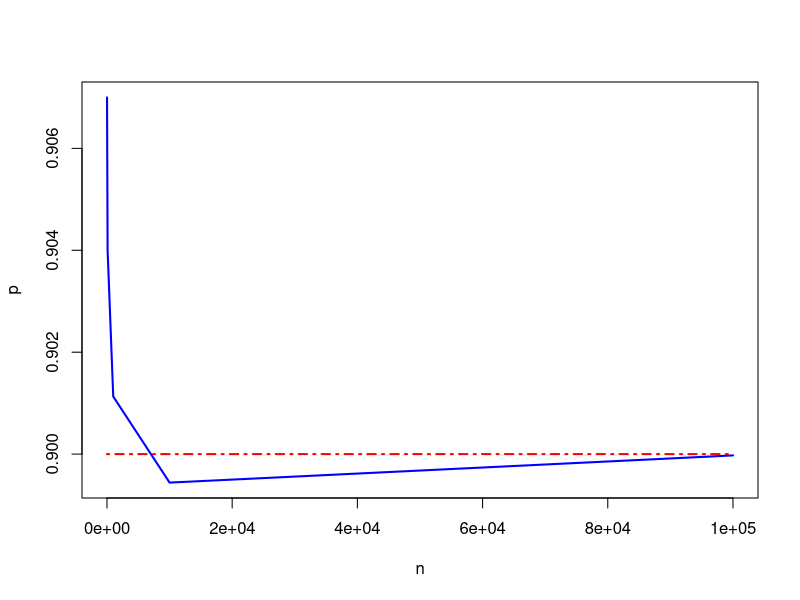
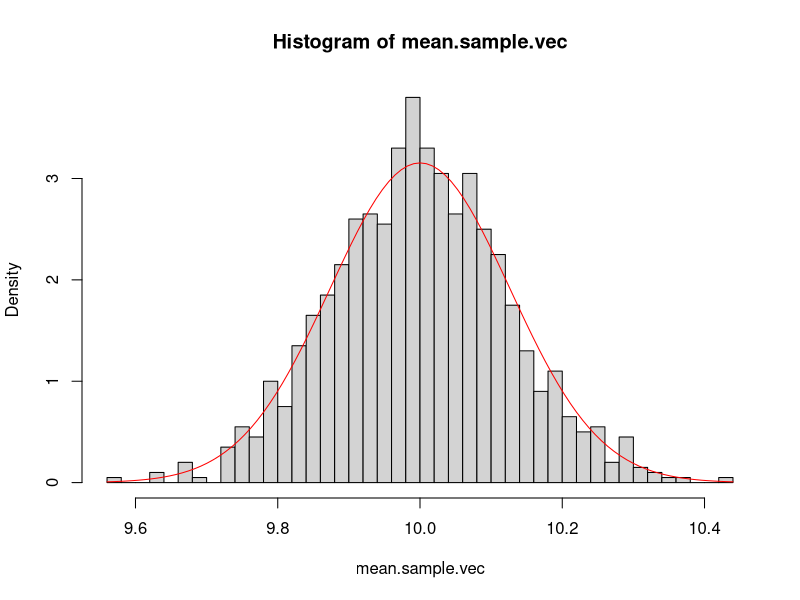
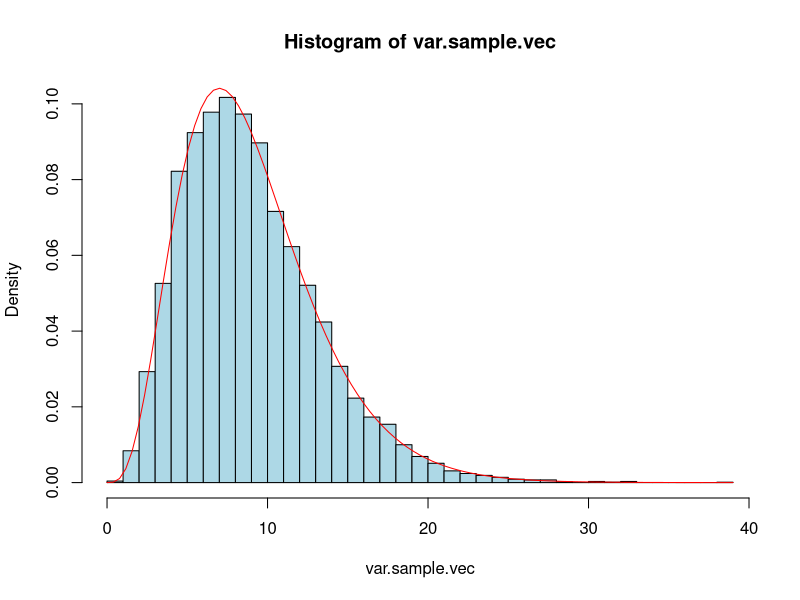

Reproduce these figures in R, in order.
mu <- 10
sigma <- 4
p <- 0.9
a <- qnorm((1-p)/2, mean=mu, sd=sigma)
b <- qnorm((1+p)/2, mean=mu, sd=sigma)
khoang <- c(a, b)
khoang

# X ~ Normal(mu, sigma)
test <- function(n) {
	count <- 0
	sample <- rnorm(n, mu, sigma)
	for (i in 1:n) {
		if ((a <= sample[i]) && (sample[i] <= b)) count <- count + 1	
	}
	p.propotion <- count / n
	return(p.propotion)
}

p.test1 <- test(100); p.test1
p.test2 <- test(1000); p.test2
p.test3 <- test(10000); p.test3

# n.vec <- c(10, 100, 1000, 10000, 100000)
n.vec <- 10^(seq(1, 5, by=1))
n.vec
p.testvec <- c(test(10))
p.testvec <- rep(1, length(n.vec))
p.testvec
for (i in 1:length(n.vec)) {
  p.testvec[i] <- mean(replicate(100, test(n.vec[i])))
}
plot(n.vec, p.testvec, type='l', col='blue', lwd=2, xlab="n", ylab="p")
lines(n.vec, rep(p, length(n.vec)), col='red', lty=4, lwd=2)
?lines
# X ~ Student(m)
# X ~ ChiSquare(m)
# X ~ Fisher


mean.sample <- function(n) {
  sample <- rnorm(n, mu, sigma)
  mean.X <- mean(sample)
  return(mean.X)
}
n <- 1000
m <- 1000
mean.sample.vec <- replicate(m, mean.sample(n))
hist(mean.sample.vec, freq=0, breaks=40)
?hist
curve(dnorm(x, mu, sigma/sqrt(n)), col="red", add=TRUE)

n <- 10
var.sample <- function() {
  sample <- rnorm(n, mu, sigma) 
  var.X <- (n-1) * var(sample) / (sigma^2)
  return(var.X)
}

m <- 10000
var.sample.vec <- replicate(m, var.sample())
hist(var.sample.vec, freq=0, breaks=40, col="lightblue")
curve(dchisq(x, df=n-1), col="red", add=TRUE)
